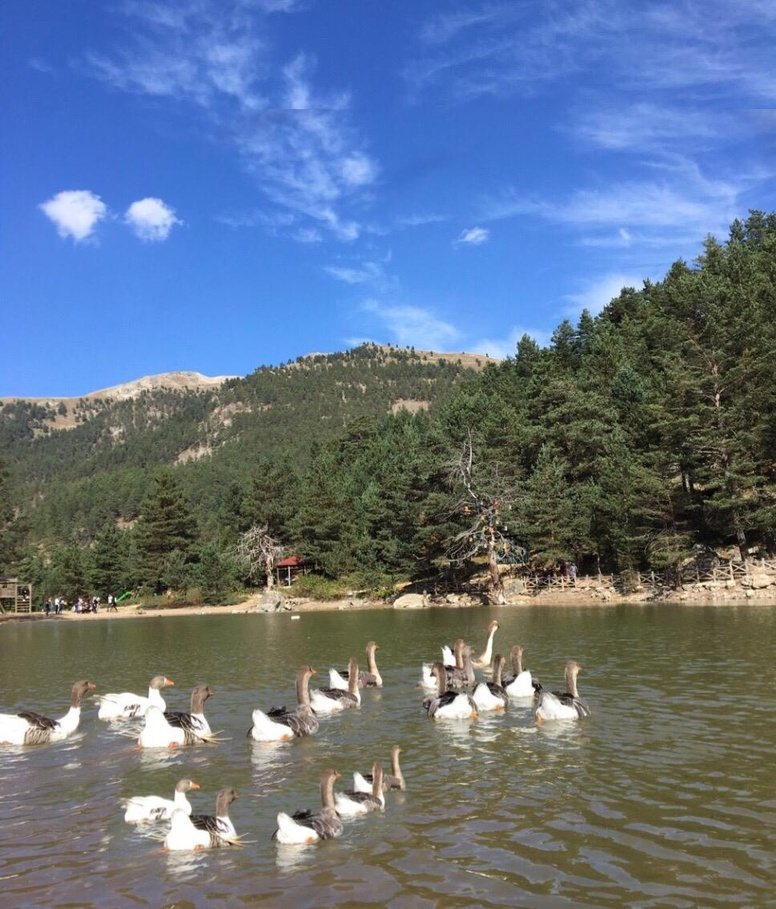
#> input picture Test-Images/1.jpeg, 776 x 909 px, shrunk from 967 x 1132 before the run
$ python -i 'DBSCAN copy.py'   (imports and definitions only)
#> lines starting #> are read from the running program, lines starting #| are printed output that depends on the picture
import numpy as np
import cv2
import os
from itertools import combinations
import matplotlib.pyplot as plt

# 若使用sklearn来做DBSCAN，需要先安装 scikit-learn
from sklearn.cluster import DBSCAN

def DBSCAN_SIFT(
    filename,
    eps=40,                # DBSCAN半径
    min_samples=2,         # DBSCAN最少点数
    ratio_thresh=0.6,      # Lowe’s Ratio Test阈值
    dist_thresh=10,        # 自匹配排除的距离阈值
    ela_quality=90,        # JPEG压缩品质
    ela_thresh=25,         # 对ELA差分结果的二值化阈值
    plotimg=False,
    saveimg=False
):
    """
    依据原论文：Copy-Move image forgery detection and classification using
    SIFT and DBSCAN Approaches 实现的核心流程示例。

    参数:
        filename      : 输入图像路径
        eps           : DBSCAN中的eps（邻域半径）
        min_samples   : DBSCAN中的min_samples
        ratio_thresh  : Lowe’s Ratio Test的比例阈值
        dist_thresh   : 排除与自身过近的匹配，避免自匹配
        ela_quality   : ELA时JPEG重新保存的压缩质量，原论文中示例取90
        ela_thresh    : ELA差分图做二值化时的阈值，可根据实际实验略作调节
        plotimg       : 是否可视化中间匹配点与最终检测结果

    返回:
        forged_image  : 标注了可疑伪造区域和原区域的图像
        keypoints     : 提取到的SIFT关键点
        clusters      : DBSCAN得到的聚类标签（与匹配点顺序对应）
        ela_mask      : 经过ELA后最终的二值化掩码
    """
#> called with filename = '../Test-Images/1.jpeg', eps = 40, min_samples = 2, ratio_thresh = 0.6, dist_thresh = 10, ela_quality = 90, ela_thresh = 25, plotimg = False

    # 1) 读取并转换为灰度图
    image = cv2.imread(filename)
#> image is the input picture: shape (909, 776, 3); mean B, G, R 135.1, 114.5, 98.5
    if image is None:
        raise IOError(f"无法读取图片: {filename}")
    gray = cv2.cvtColor(image, cv2.COLOR_BGR2GRAY)
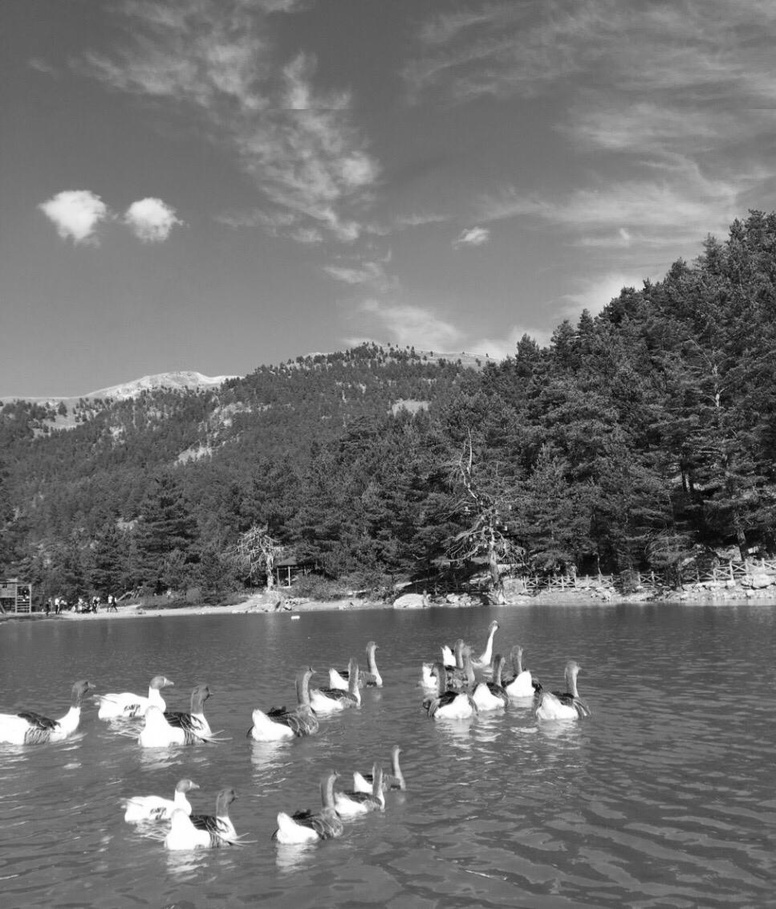
#> gray: shape (909, 776); min 0, max 255, mean 112.1

    # 2) 提取SIFT特征
    sift = cv2.SIFT_create()
    key_points, descriptors = sift.detectAndCompute(gray, None)
#> key_points = 4891 keypoints; strongest (x, y, size): (704, 586, 1.8), (110, 598, 3), (750, 550, 3.2), (110, 601, 2.2)

    if descriptors is None or len(key_points) == 0:
        print("未检测到SIFT关键点。")
        return image, [], [], None

    # 3) BFMatcher进行特征匹配 + Ratio Test
    bf = cv2.BFMatcher(cv2.NORM_L2, crossCheck=False)
    # k=2 或 k>2均可，这里取 k=2 做标准的Ratio Test；也可设 k=10 再自行筛选
    matches_knn = bf.knnMatch(descriptors, descriptors, k=2)
#> matches_knn = 4891 matches

    matched_kp1 = []
    matched_kp2 = []

    for m in matches_knn:
        # 确保取到至少两条匹配
        if len(m) < 2:
            continue
        m1, m2 = m[0], m[1]
        # Ratio Test
        if m1.distance < ratio_thresh * m2.distance:
            pt1 = key_points[m1.queryIdx].pt
            pt2 = key_points[m1.trainIdx].pt
            # 排除过近的自匹配
            if np.linalg.norm(np.array(pt1) - np.array(pt2)) > dist_thresh:
                matched_kp1.append(pt1)
                matched_kp2.append(pt2)
#> this loop made 4891 passes
#> pt2 on passes 1 to 12: (2.77, 712), (2.93, 516.5), (2.93, 516.5), (2.99, 596.1), (3.02, 563.6), (3.13, 538.6), (3.2, 589.4), (3.64, 598.7), (3.97, 499.9), (3.97, 499.9), (3.97, 499.9), (3.97, 499.9)
#> pt1 on pass 100: (21.6, 436.5)
#> after the loop, matched_kp1 = []; matched_kp2 = []

    if len(matched_kp1) == 0:
        print("未找到有效匹配对，可能图像无篡改或关键点不足。")
        return image, key_points, [], None

    # 4) 将匹配到的点(仅坐标)拼到一个数组中，准备做DBSCAN
    matched_kp1 = np.array(matched_kp1, dtype=np.float32)
    matched_kp2 = np.array(matched_kp2, dtype=np.float32)

    # 原论文做的是“将所有可疑点在同一空间聚类”或“分别聚类后对比”，
    # 这里示例将它们都放一起做一个整体聚类。(也可按需调试)
    all_points = np.concatenate((matched_kp1, matched_kp2), axis=0)

    # 5) DBSCAN聚类
    dbscan = DBSCAN(eps=eps, min_samples=min_samples)
    cluster_labels = dbscan.fit_predict(all_points)

    # -1 表示噪点(Outliers)
    unique_labels = set(cluster_labels)
    if -1 in unique_labels:
        unique_labels.remove(-1)  # 不考虑噪点

    # 仅做演示：将每个簇的点画出来(可选)
    if plotimg:
        plt.figure(figsize=(8, 6))
        plt.scatter(all_points[:, 0], all_points[:, 1],
                    c=cluster_labels, cmap='rainbow', s=10)
        plt.title("DBSCAN Clustering on Matched Keypoints")
        plt.show()


    # 6) 基于 ELA (Error Level Analysis) 的伪造区域高亮
    # 6.1) 先将原图保存为JPEG质量=ela_quality
    temp_jpeg = "temp_ela.jpg"
    cv2.imwrite(temp_jpeg, image, [int(cv2.IMWRITE_JPEG_QUALITY), ela_quality])
    # 再读入压缩后的图
    compressed_img = cv2.imread(temp_jpeg)
    # 删除临时文件(可选)
    if os.path.exists(temp_jpeg):
        os.remove(temp_jpeg)

    # 6.2) 做绝对差分
    ela_diff = cv2.absdiff(image, compressed_img)

    # 6.3) 转为灰度再阈值化(聚焦强度差异)
    ela_diff_gray = cv2.cvtColor(ela_diff, cv2.COLOR_BGR2GRAY)
    _, ela_mask = cv2.threshold(ela_diff_gray, ela_thresh, 255, cv2.THRESH_BINARY)

    # 6.4) 找到差分区域的轮廓，然后进行可视化
    contours, _ = cv2.findContours(ela_mask, cv2.RETR_EXTERNAL, cv2.CHAIN_APPROX_SIMPLE)

    # 在原图上标记
    forged_image = image.copy()

    for cnt in contours:
        x, y, w, h = cv2.boundingRect(cnt)
        # 在这里可以选择性判断一下w,h是否过大或过小，以过滤噪声
        # 这里只做简单演示，直接画框
        cv2.rectangle(forged_image, (x, y), (x + w, y + h), (0, 0, 255), 2)

    # 这里也可结合 DBSCAN 的聚类结果，对不同簇打不同的颜色或标签
    # 本示例主要展示 ELA 产生的区域框。对原文而言，DBSCAN用于找拷贝的特征点对，
    # 而 ELA 用于进一步确定假区域 vs. 原区域。

    # 最终若需要展示处理后的图像：
    if plotimg:
        fig, axes = plt.subplots(1, 2, figsize=(14, 6))
        axes[0].imshow(cv2.cvtColor(ela_diff, cv2.COLOR_BGR2RGB))
        axes[0].set_title("ELA 绝对差分图")
        axes[0].axis("off")

        axes[1].imshow(cv2.cvtColor(forged_image, cv2.COLOR_BGR2RGB))
        axes[1].set_title("在原图上标记怀疑区域")
        axes[1].axis("off")
        plt.show()

    return key_points, cluster_labels, ela_mask

>>> result = DBSCAN_SIFT('../Test-Images/1.jpeg')

$ run again, on Test-Images/car.jpeg
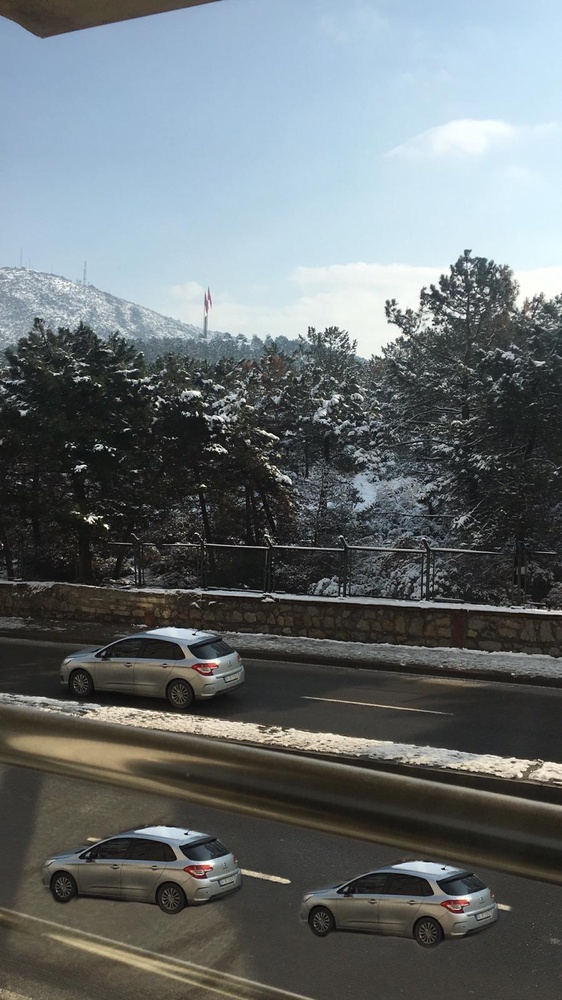
#> input picture Test-Images/car.jpeg, 562 x 1000 px, shrunk from 900 x 1600 before the run
#> in DBSCAN_SIFT, image is the input picture: shape (1000, 562, 3); mean B, G, R 113, 110.8, 104.2
#> in DBSCAN_SIFT, `gray = cv2.cvtColor(image, cv2.COLOR_BGR2GRAY)`:
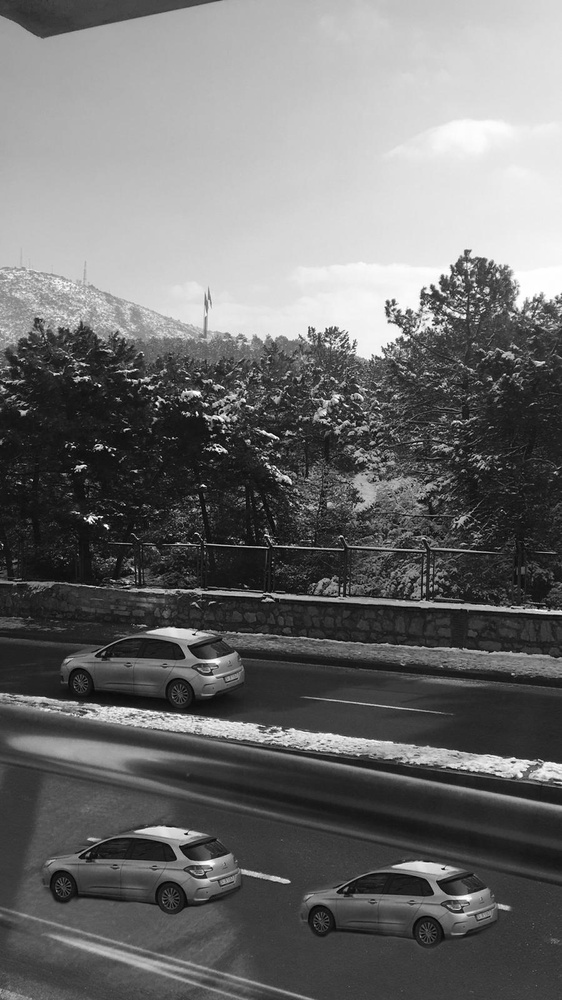
#> gray: shape (1000, 562); min 0, max 255, mean 109
#> key_points = 2388 keypoints; strongest (x, y, size): (106, 526, 2.5), (203, 485, 1.9), (223, 431, 1.9), (157, 403, 2.1)
#> matches_knn = 2388 matches
#> the loop in DBSCAN_SIFT, `for m in matches_knn:` made 2388 passes
#> pt2 on passes 1 to 8: (2.36, 270.7), (2.54, 329.5), (2.54, 329.5), (2.95, 365), (3.52, 318), (3.96, 578.1), (5.24, 572.5), (5.62, 352.8)
#> after the loop in DBSCAN_SIFT, `for m in matches_knn:`: matched_kp1 = []
